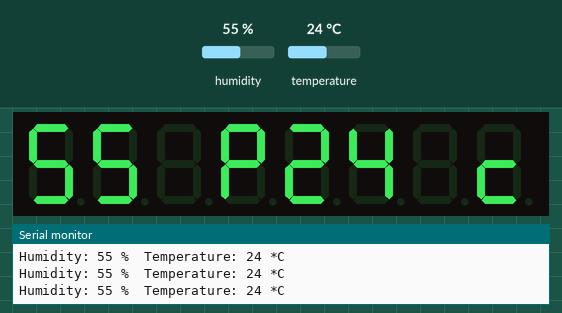
Bench run of a sketch on a simulated Arduino Uno, built with avr-gcc and run on an emulated ATmega328P. On the bench: 8-digit seven-segment display, the last lines printed to the serial monitor. The test bench sets the inputs (shaded band); at power-on: humidity 55 %, temperature 24 °C.

Above: at 2.8 s.
2.9 s: humidity set to 22 %
At 4.8 s:
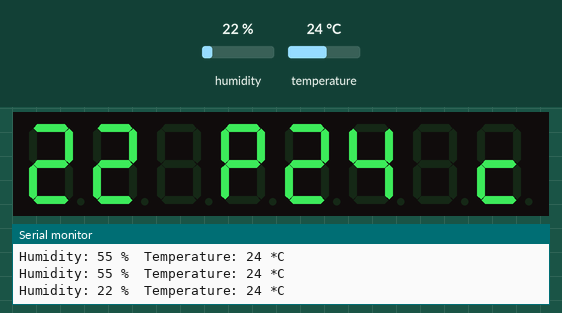
5.6 s: temperature set to 12 °C
At 6.5 s:
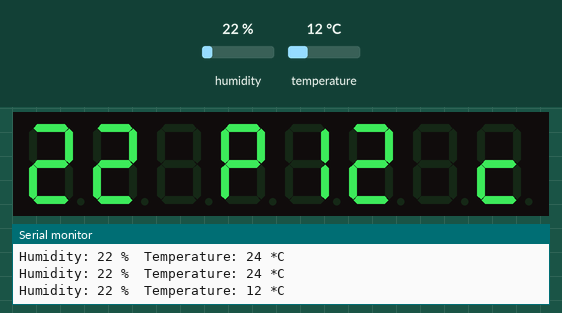
8.3 s: humidity set to 40 %
At 11.0 s:
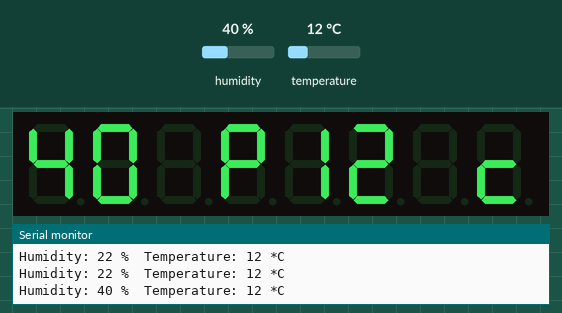
11.7 s: temperature set to 19 °C
At 12.7 s:
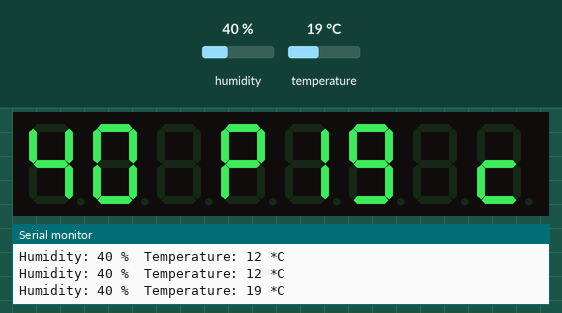
Timing chart, 0 to 14.7 s (numbered marks = the images above; inputs shaded):
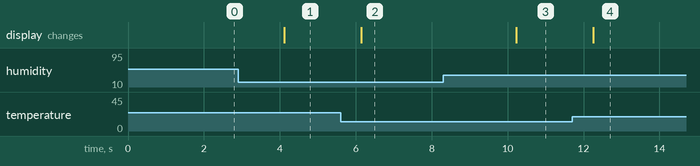

The sketch:

DHT11_TR_meter_Crowduino.ino
```cpp
/*
Project: Temperature and Humidity meter with seven segment display
Description: Uses the LedControl library and Adafruit's DHT sensor
library for reading temperature and humidity measurements from DHT11
sensor and displaying the result on MAX7219-driven seven segment LED
displays.

Posted on: www.embedded-lab.com
URL of the project: http://embedded-lab.com/blog/?p=8414
*/
#include "DHT.h"
#include "LedControl.h"

#define DHTPIN 12     // what pin we're connected to
#define VCCPIN 11     //
#define DHTTYPE DHT11   // DHT 11

// Connect pin 1 (on the left) of the sensor to Pin 11 of Arduino
// Connect pin 2 of the sensor to whatever your Pin 12 of Arduino
// Connect pin 4 (on the right) of the sensor to GROUND
int tempC, rh;

DHT dht(DHTPIN, DHTTYPE);
LedControl lc=LedControl(5,7,6,0); // Pin 5 to Data In, 7 to Clk, 6 to LOAD
void setup() {
  pinMode(VCCPIN, OUTPUT);
  digitalWrite(VCCPIN, HIGH);
  Serial.begin(9600);
  Serial.println("DHTxx test!");
  dht.begin();

  lc.shutdown(0,false);// turn off power saving, enables display
  lc.setIntensity(0,12);// sets brightness (0~15 possible values)
  lc.clearDisplay(0);// clear screen
}

void loop() {
  // Reading temperature or humidity takes about 250 milliseconds!
  // Sensor readings may also be up to 2 seconds 'old' (its a very slow sensor)
  float h = dht.readHumidity();
  float t = dht.readTemperature();
  tempC = (int)t;
  rh   = (int)h;
  // check if returns are valid, if they are NaN (not a number) then something went wrong!
  if (isnan(t) || isnan(h)) {
    Serial.println("Failed to read from DHT");
  } else {
    Serial.print("Humidity: ");
    Serial.print(rh);
    Serial.print(" %\t");
    Serial.print("Temperature: ");
    Serial.print(tempC);
    Serial.println(" *C");
    Disp_Data();
    delay(1000);
  }

}


void Disp_Data(){
  int ones, tens;
  // First display temperature in row 1
  ones = tempC%10;
  tens = (tempC/10)%10;
  lc.setDigit(0,3,(byte)tens,false);
  lc.setDigit(0,2,(byte)ones,false);
  lc.setChar(0, 1, '/', false);
  lc.setChar(0, 0, 'C', false);

  // Now display RH in row 2
  ones = rh%10;
  tens = (rh/10)%10;
  lc.setDigit(0,7,(byte)tens,false);
  lc.setDigit(0,6,(byte)ones,false);
  lc.setChar(0, 5, ' ', false);
  lc.setChar(0, 4, 'P', false);

 }
```

Measured:
- after the input at 2.9 s, the display: changes after 1.2 s (image 1)
- after the input at 5.6 s, the display: changes after 0.55 s (image 2)
- after the input at 8.3 s, the display: changes after 1.9 s (image 3)
- after the input at 11.7 s, the display: changes after 0.56 s (image 4)
